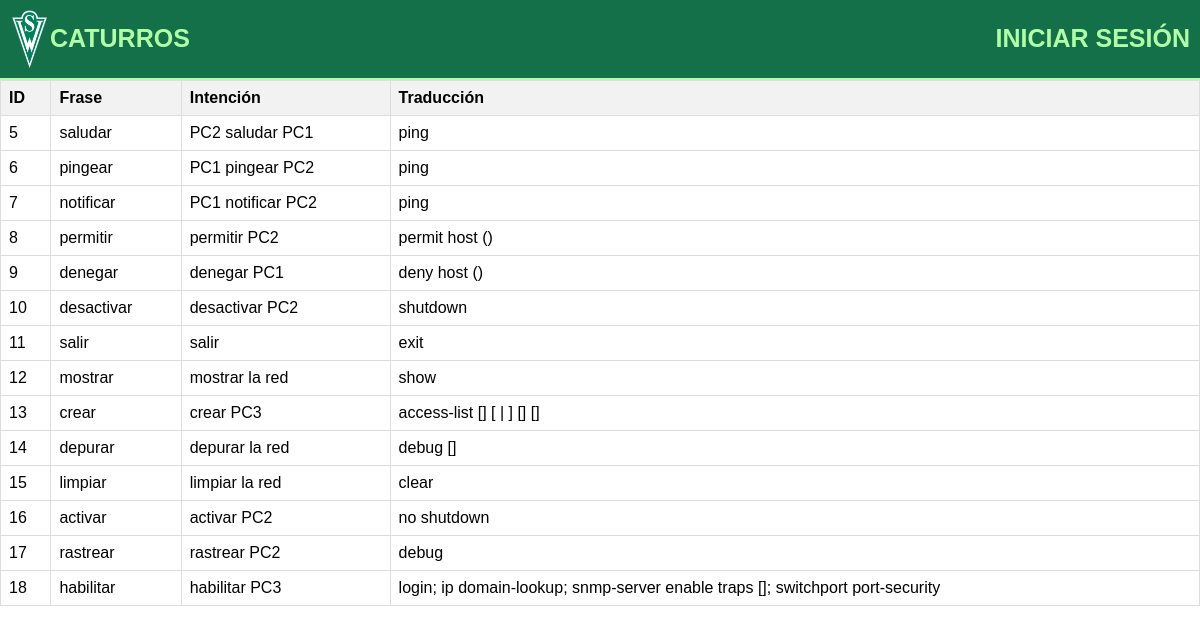
The page /registros.php on the database its author committed.
### tables this page shows
CREATE TABLE `registro` (
  `id` int(11) NOT NULL,
  `frase` varchar(255) NOT NULL,
  `intencion` varchar(255) NOT NULL,
  `traduccion` varchar(255) NOT NULL
);

### registros.php (the view, shortened to what this page needs)
<?php include 'header.php'; ?>
<?php include 'bdd/bd.php'; ?>
<!DOCTYPE html>
<html lang="es">
<head>
</head>
<body>
<?php
$query = "SELECT id, frase, intencion, traduccion FROM registro";
$result = $conexion->query($query);
if ($result->rowCount() > 0) {
    echo "<table border='1'>
            <tr>
                <th>ID</th>
                <th>Frase</th>
                <th>Intención</th>
                <th>Traducción</th>
            </tr>";
    while ($row = $result->fetch(PDO::FETCH_ASSOC)) {
        echo "<tr>
                <td>{$row['id']}</td>
                <td>{$row['frase']}</td>
                <td>{$row['intencion']}</td>
                <td>{$row['traduccion']}</td>
              </tr>";
    }
    echo "</table>";
} else {
    echo "No hay registros en la base de datos.";
}

### header.php (shortened to what this page needs)
<!DOCTYPE html>
<html lang="es">
<head>
    <link rel="stylesheet" href="style.css">
</head>
<body>
<header class="header">
    <div class="logo">
        <img src="images\Santiago_Wanderers1.png" alt="Logo">
        <span class="registros-link"><a href="index.php">CATURROS</a></span>
    </div>
    <div class="header-left">
  <?php if (!empty($user)): ?>
    <span class="sesion-link">
    <span class="sesion-link"><a style="color: #B0FEA5; font-size: 25px; font-weight: bold;"><?php echo strtoupper(utf8_decode($results['usuario']))?>&nbsp;</a></span>
    <span class="sesion-link"><a href="CerrarSesion.php">CERRAR SESIÓN</a></span>
  <?php else: ?>
    <span class="sesion-link"><a href="sesion.php">INICIAR SESIÓN</a></span>
    <?php endif ?>
</div>
</header>

### style.css (style rules this page uses)
* { margin:0; padding:0; box-sizing:border-box ; text-decoration: none; list-style: none; }
body { font-family: 'Poppins', sans-serif; }
img { max-width: 100%; }
.header { background-color: #137049; padding: 35px 0 40px 0; display: flex; flex-direction: row; justify-content: space-between; align-items: center; border-bottom: 2px solid #B0FEA5; }
.header-left { background-color: #137049; display: flex; flex-direction: row; justify-content: space-around; align-items: right; }
.logo { font-size: 25px; font-weight: 800; color: #239213; text-transform: uppercase; }
.registros-link a { font-family: 'Poppins', sans-serif; color: #B0FEA5; font-size: 25px; font-weight: bold; margin-right: 30px; }
.sesion-link { margin-left: auto; }
.sesion-link a { font-family: 'Poppins', sans-serif; color: #B0FEA5; font-size: 25px; font-weight: bold; }
.header { display: flex; }

### header.php (style rules this page uses)
.logo { display: flex; align-items: center; }
.logo img { width: 40px; height: auto; }
.header { background-color: #137049; padding: 10px; display: flex; justify-content: space-between; align-items: center; border-bottom: 2px solid #B0FEA5; }

### registros.php (style rules this page uses)
table { border-collapse: collapse; width: 100%; }
th, td { border: 1px solid #ddd; padding: 8px; text-align: left; }
th { background-color: #f2f2f2; }

### rows shown on the page
registro: id "5", frase "saludar", intencion "PC2 saludar PC1", traduccion "ping"
registro: id "6", frase "pingear", intencion "PC1 pingear PC2", traduccion "ping"
registro: id "7", frase "notificar", intencion "PC1 notificar PC2", traduccion "ping"
registro: id "8", frase "permitir", intencion "permitir PC2", traduccion "permit host ()"
registro: id "9", frase "denegar", intencion "denegar PC1", traduccion "deny host ()"
registro: id "10", frase "desactivar", intencion "desactivar PC2", traduccion "shutdown"
registro: id "11", frase "salir", intencion "salir", traduccion "exit"
registro: id "12", frase "mostrar", intencion "mostrar la red", traduccion "show"
registro: id "13", frase "crear", intencion "crear PC3", traduccion "access-list [] [ | ] [] []"
registro: id "14", frase "depurar", intencion "depurar la red", traduccion "debug []"
registro: id "15", frase "limpiar", intencion "limpiar la red", traduccion "clear"
registro: id "16", frase "activar", intencion "activar PC2", traduccion "no shutdown"
registro: id "17", frase "rastrear", intencion "rastrear PC2", traduccion "debug"
registro: id "18", frase "habilitar", intencion "habilitar PC3", traduccion "login; ip domain-lookup; snmp-server enable traps []; switchport port-security"
